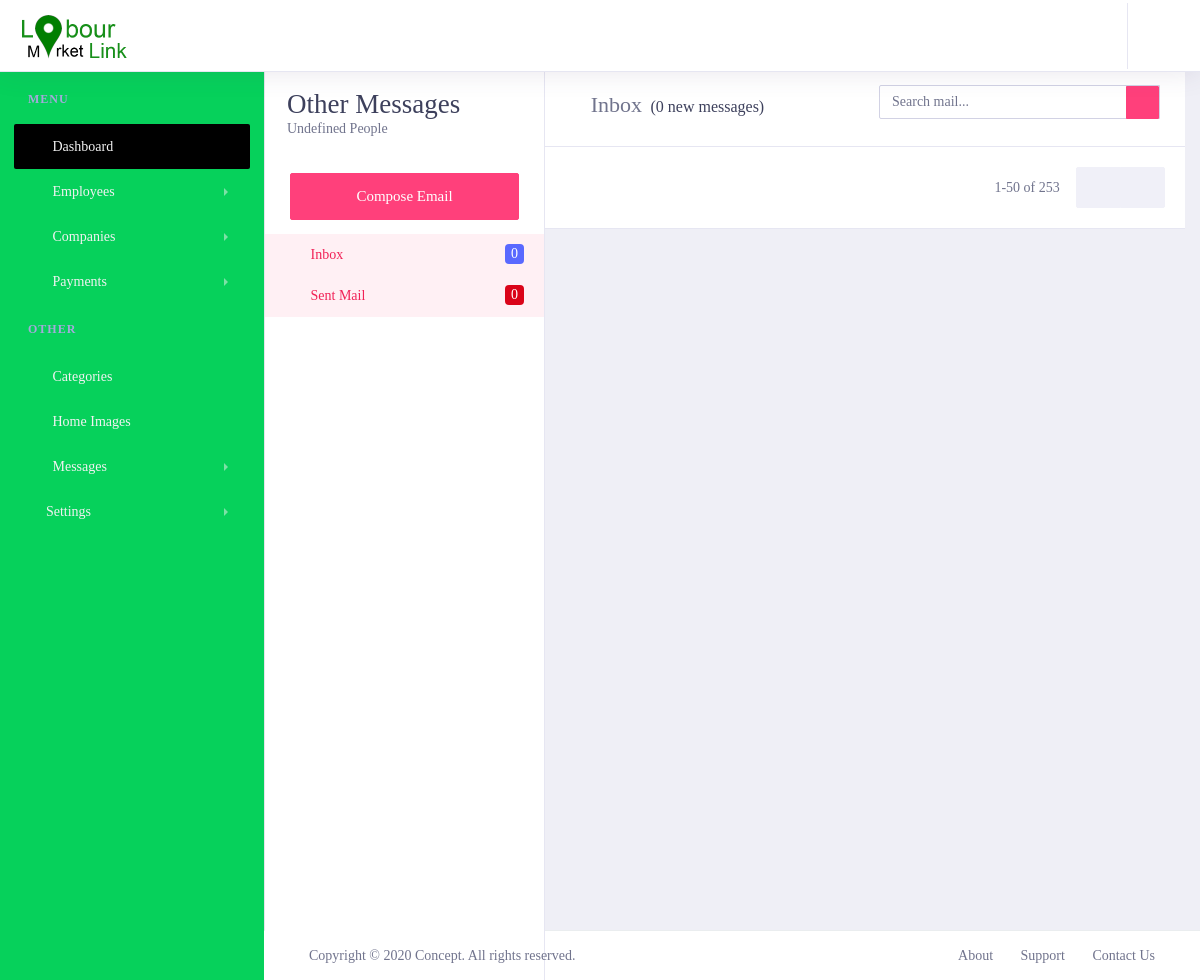
/lmladmin/messages/random/ (signed in), run on an earlier commit of the app's database.
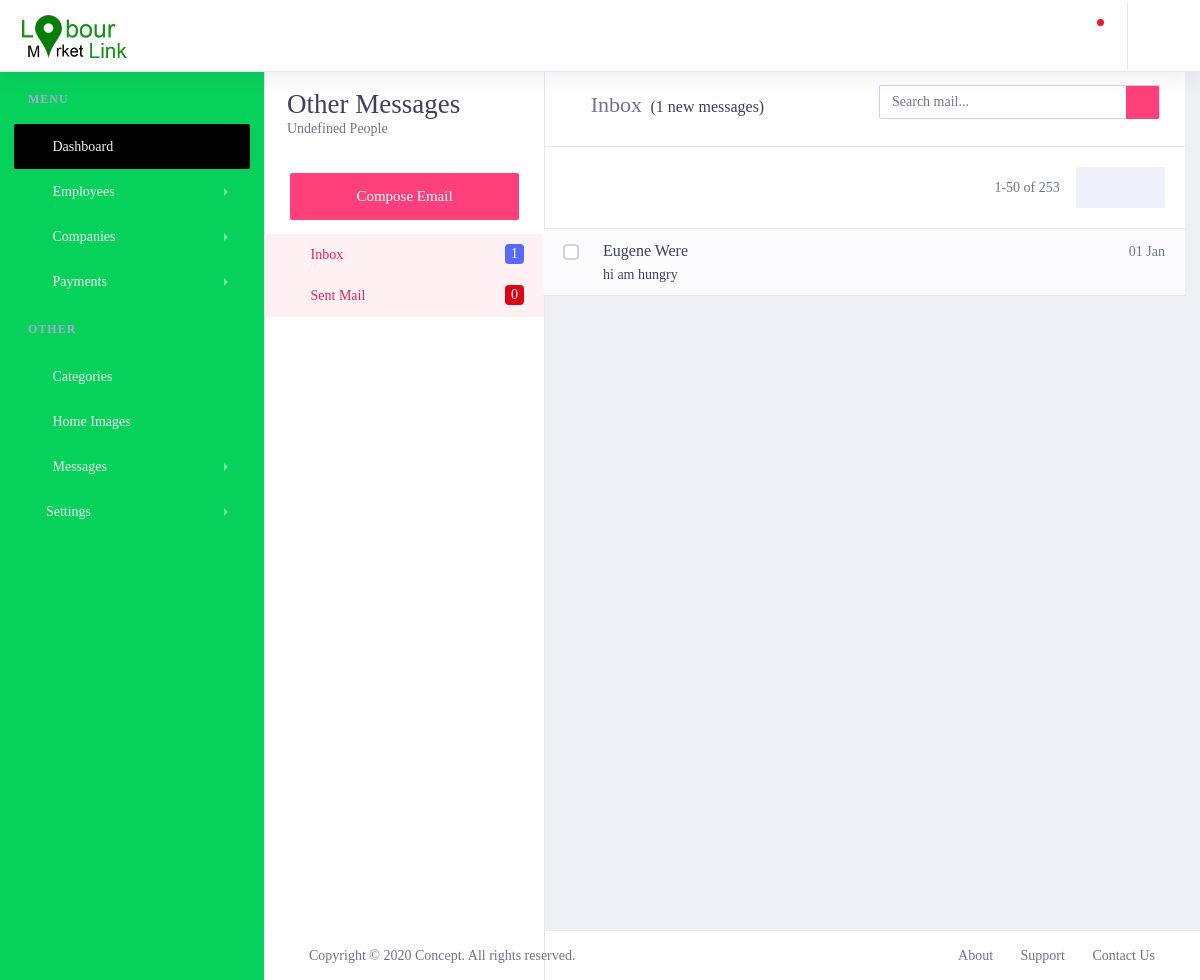
And on a later commit of the database.
### lmlappadmin/models.py (models this page shows, shortened)
class ContactUsHome(models.Model):
    name = models.CharField(max_length=200,null=False,blank=False)
    email = models.CharField(max_length=200,null=False,blank=False)
    message = models.TextField()
    created_at = models.DateTimeField(auto_now_add=True)
    updated_at = models.DateTimeField(auto_now=True)
    HOMEMESSAGECHOICES = {
        ('READ', 'Read'),
        ('UNREAD', 'Unread'),
        ('TRASH', 'Trash'),
    }
    status = models.CharField(max_length=200, null=True, blank=True, choices=HOMEMESSAGECHOICES, default='UNREAD')

### lmlappadmin/views.py (the view)
# urls.py: path('messages/random/',views.random_messages ,name='R_messages'),
@login_required()
def random_messages(request):
    contactushome = ContactUsHome.objects.order_by("-created_at")
    context = {
        'title': 'Random Messages',
        'messages':contactushome,
        'messagecount':contactushome.count(),
        'inboxcount': ContactUsHome.objects.filter(status="UNREAD").count()
    }
    return render(request, 'messages/RandomMessages.html', context)

### lmlapp/templatetags/call_methods.py (called while the page is built)
@register.filter(name='contactushome')
def comments(request):
    contactushome = ContactUsHome.objects.filter(status="UNREAD").order_by("-created_at")
    if contactushome is not None:
        return contactushome
    return False

@register.filter(name='contactushomecount')
def commentscount(request):
    contactushomecount = ContactUsHome.objects.count()
    if contactushomecount > 0:
        return contactushomecount
    return False

### lmlappadmin/templates/messages/RandomMessages.html (shortened to what the changed rows need)
{% extends 'admin/layout.html' %}
{% load static %}
{% load call_methods %}
{% block content %}
        <div class="dashboard-wrapper">
            <div class="container-fluid">
                <aside class="page-aside">
                    <div class="aside-content">
                        <div class="aside-nav collapse">
                            <ul class="nav">
                                <li class="active">
                                    <a id="in1"  data-toggle="collapse" href="#inbox1" role="button" aria-expanded="false" aria-controls="inbox1">
                                        <span class="icon">
                                            <i class="fas fa-fw fa-inbox"></i>
                                        </span>Inbox
                                        <span class="badge badge-primary float-right">{{messagecount}}</span>
                                    </a>
                                </li>
                            </ul>
                        </div>
                    </div>
                </aside>
                <div class="main-content container-fluid p-0 m-0" id="kk12">
                    <div class="email-list collapse show" id="inbox1" aria-labelledby="in1" data-parent="#kk12">
                        <div class="email-inbox-header">
                        <div class="row">
                            <div class="col-lg-6">
                                <div class="email-title"><span class="icon"><i class="fas fa-inbox"></i></span> Inbox <span class="new-messages">({{inboxcount}} new messages)</span> </div>
                            </div>
                        </div>
                    </div>
                        {% for msg in messages %}
                           <div class="email-list-item ">
                            <div class="email-list-actions">
                                <label class="custom-control custom-checkbox">
                                </label><a class="favorite active" href="#"></a>
                            </div>
                            <div class="email-list-detail">
                                <span class="date float-right">
                                    <span class="icon"><a href="#" data-toggle="modal" data-target="#exampleModal{{ msg.id }}"><i class="fas fa-paper-plane"></i></a></span>{{ msg.created_at|date:'d M' }}
                                </span>
                                <span class="from text-capitalize {% if msg.status == 'UNREAD' %} text-dark {% endif %} ">{{msg.name}}</span>
                                <p class="msg {% if msg.status == 'UNREAD' %} text-dark {% endif %}">{{ msg.message }}</p>
                            </div>
                        </div>
                        {% endfor %}
                    </div>
                </div>
            </div>
        </div>
{% endblock content %}

What changed in the data, as far as the page shows it:
added ContactUsHome: created_at "01 Jan", name "Eugene Were", message "hi am hungry"
Also different on the page:
{{ messagecount }}: "0" → "1"
{{ inboxcount }}: "0" → "1"
